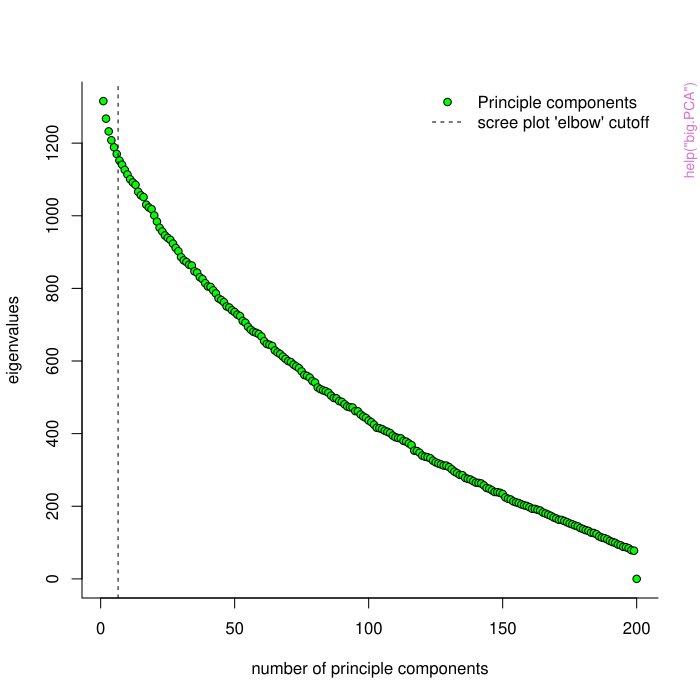

Generate this figure with R:
pkgname <- "bigpca"
source(file.path(R.home("share"), "R", "examples-header.R"))
options(warn = 1)
library('bigpca')

base::assign(".oldSearch", base::search(), pos = 'CheckExEnv')
base::assign(".old_wd", base::getwd(), pos = 'CheckExEnv')
cleanEx()
nameEx("PC.correct")
### * PC.correct

flush(stderr()); flush(stdout())

### Name: PC.correct
### Title: Correct a big.matrix by principle components
### Aliases: PC.correct

### ** Examples

orig.dir <- getwd(); setwd(tempdir()); # move to temporary dir
if(file.exists("testMyBig.bck")) { unlink(c("testMyBig.bck","testMyBig.dsc")) }
mat2 <- sim.cor(500,200,genr=function(n){ (runif(n)/2+.5) })
bmat2 <- as.big.matrix(mat2,backingfile="testMyBig.bck",
 descriptorfile="testMyBig.dsc",  backingpath = getwd())
## calculate PCA ##
rm(bmat2) 
unlink(c("testMyBig.bck","testMyBig.dsc"))
setwd(orig.dir) # reset working dir to original



cleanEx()
nameEx("big.PCA")
### * big.PCA

flush(stderr()); flush(stdout())

### Name: big.PCA
### Title: PCA/Singular Value Decomposition for big.matrix
### Aliases: big.PCA

### ** Examples

# create an example matrix and its transpose
min.dim <- 200; nvar <- 500; subset.size <- 50
mat <- matrix(rnorm(min.dim*nvar),ncol=min.dim) 
prv.large(mat)
t.mat <- t(mat)
# create two alternative covariance matrices
MMs <- t.mat %*% mat
MsM <- mat %*% t.mat
# run singular value decomposition
pca <- svd(mat)   
D <- pca$d # singular values (=sqrt(eigenvalues))
V <- pca$v # right singular vector
U <- pca$u # left singular vector
sig <- mat-mat; diag(sig) <- D; 
MMs2 <- V %*% (t(sig) %*% sig) %*% t(V)
sig <- t.mat-t.mat; diag(sig) <- D; 
MsM2 <- U %*% (sig %*% t(sig)) %*% t(U)
# show that the covariance matrices are equal to the functions of 
# the left and right singular vectors
prv(MMs,MsM); prv(MMs2,MsM2)
pr <- princomp(mat) # PCA using eigendecomposition of cov matrix
L <- matrix(rep(0,40000),ncol=200); diag(L) <- pr[[1]]^2 # eigenvalues as diag
mat2 <- (pr[[2]]) %*% L %*%  solve(pr[[2]]) # = eigenvectors * eigenvalues * inv(eigenvectors)
prv.large(cov(mat)); prv.large(mat2) #  == COVmat (may be slight tolerance differences)
## Now demonstrate the correlation between SVD and PCA ##
# the right singular vector is highly correlated with the pca loadings:
median(abs(diag(cor(V,pr[["loadings"]]))))
# the left singular vector is highly correlated with the pca scores (eigenvectors):
median(abs(diag(cor(U,pr[["scores"]]))))
cor(pr$sdev,D) # the singular values are equivalent to the eigenvalues

## MAIN EXAMPLES ##
orig.dir <- getwd(); setwd(tempdir()); # move to temporary dir
if(file.exists("testMyBig.bck")) { unlink(c("testMyBig.bck","testMyBig.dsc")) }
bmat <- as.big.matrix(mat,backingfile="testMyBig.bck",
 descriptorfile="testMyBig.dsc",  backingpath = getwd())
result <- big.PCA(bmat) #,verbose=TRUE)
headl(result)
# plot the eigenvalues with a linear fit line and elbow placed at 13
Eigv <- pca.scree.plot(result$Evalues,M=bmat,elbow=6,printvar=FALSE)
rm(bmat) 
unlink(c("testMyBig.bck","testMyBig.dsc"))
##  generate some data with reasonable intercorrelations ##
mat2 <- sim.cor(500,200,genr=function(n){ (runif(n)/2+.5) })
bmat2 <- as.big.matrix(mat2,backingfile="testMyBig2.bck",
 descriptorfile="testMyBig2.dsc",  backingpath = getwd())
# calculate PCA on decreasing subset size 
result2 <- big.PCA(bmat2,thin=FALSE)
normal <- result2$PCs; rm(result2)
result3 <- big.PCA(bmat2,thin=TRUE,keep=.5, pref="t1")
thinned <- result3$PCs; rm(result3)
result4 <- big.PCA(bmat2,thin=TRUE,keep=.5, pref="t2", how="cor")
corred <- result4$PCs; rm(result4)
result5 <- big.PCA(bmat2,thin=TRUE,keep=.5, pref="t3", how="pca")
pced <- result5$PCs; rm(result5)
result6 <- big.PCA(bmat2,thin=TRUE,keep=.2, pref="t4")
thinner <- result6$PCs; rm(result6)
## correlate the resulting PCs with the un-thinned PCs
cors.thin.with.orig <- apply(cor(normal,thinned),1,max)
cors.corred.with.orig <- apply(cor(normal,corred),1,max)
cors.pced.with.orig <- apply(cor(normal,pced),1,max)
cors.thinner.with.orig <-apply(cor(normal,thinner),1,max)
plot(cors.thin.with.orig,type="l",col="red",ylim=c(0,1))
lines(cors.thinner.with.orig,col="orange")
lines(cors.corred.with.orig,col="lightblue")
lines(cors.pced.with.orig,col="lightgreen")
# can see that the first component is highly preserved,
# and next components, somewhat preserved; try using different thinning methods
rm(bmat2) 
unlink(c("testMyBig2.bck","testMyBig2.dsc"))
setwd(orig.dir)



cleanEx()
nameEx("big.algebra.install.help")
### * big.algebra.install.help

flush(stderr()); flush(stdout())

### Name: big.algebra.install.help
### Title: Attempt to install the bigalgebra package
### Aliases: big.algebra.install.help

### ** Examples




cleanEx()
nameEx("big.select")
### * big.select

flush(stderr()); flush(stdout())

### Name: big.select
### Title: Select a subset of a big.matrix
### Aliases: big.select

### ** Examples

orig.dir <- getwd(); setwd(tempdir()); # move to temporary dir
if(file.exists("sel.bck")) { unlink(c("sel.bck","sel.dsc")) }
bmat <- generate.test.matrix(5,big.matrix=TRUE)
# take a subset of the big.matrix without using deepcopy
sel <- big.select(bmat,c(1,2,8),c(2:10),
 deepC=FALSE,verbose=TRUE, delete.existing=TRUE)
prv.big.matrix(sel)
# now select the same subset using row/column names from text files
writeLines(rownames(bmat)[c(1,2,8)],con="bigrowstemp.txt")
writeLines(colnames(bmat)[c(2:10)],con="bigcolstemp.txt")
sel <- big.select(bmat, "bigrowstemp.txt","bigcolstemp.txt", delete.existing=TRUE, pref="sel2")
prv.big.matrix(sel)
rm(bmat)
rm(sel)  
unlink(c("bigcolstemp.txt","bigrowstemp.txt","sel.RData","sel2.bck","sel2.dsc"))
setwd(orig.dir) # reset working dir to original



cleanEx()
nameEx("big.t")
### * big.t

flush(stderr()); flush(stdout())

### Name: big.t
### Title: Transpose function for big.matrix objects
### Aliases: big.t

### ** Examples

orig.dir <- getwd(); setwd(tempdir()); # move to temporary dir
if(file.exists("test.bck")) { unlink(c("test.bck","test.dsc")) }
bM <- filebacked.big.matrix(200, 500,
       dimnames = list(paste("r",1:200,sep=""), paste("c",1:500,sep="")),
       backingfile = "test.bck",  backingpath = getwd(), descriptorfile = "test.dsc")
bM[1:200,] <- replicate(500,rnorm(200))
prv.big.matrix(bM)
tbM <- big.t(bM,verbose=TRUE)
prv.big.matrix(tbM)
rm(tbM)
rm(bM)  
unlink(c("t.bigMat.RData","t.bigMat.bck","t.bigMat.dsc","test.bck","test.dsc"))
setwd(orig.dir)



cleanEx()
nameEx("bigpca-package")
### * bigpca-package

flush(stderr()); flush(stdout())

### Name: bigpca-package
### Title: PCA, Transpose and Multicore Functionality for 'big.matrix'
###   Objects
### Aliases: bigpca-package bigpca
### Keywords: package manip multivariate IO array

### ** Examples

#' # create a test big.matrix object (file-backed)
#' orig.dir <- getwd(); setwd(tempdir()); # move to temporary dir
#' bM <- filebacked.big.matrix(20, 50,
#'        dimnames = list(paste("r",1:20,sep=""), paste("c",1:50,sep="")),
#'        backingfile = "test.bck",  backingpath = getwd(), descriptorfile = "test.dsc")
#' bM[1:20,] <- replicate(50,rnorm(20))
#' prv.big.matrix(bM)
#' # now transpose
#' tbM <- big.t(bM,dir=getwd(),verbose=T)
#' prv.big.matrix(tbM,row=10,col=4)
#' colSDs <- bmcapply(tbM,2,sd,n.cores=10)
#' rowSDs <- bmcapply(bM,1,sd,n.cores=10) # use up to 10 cores if available
#' ##  generate some data with reasonable intercorrelations ##
#' mat <- sim.cor(500,200,genr=function(n){ (runif(n)/2+.5) })
#' bmat <- as.big.matrix(mat)
#' # calculate PCA 
#' result <- big.PCA(bmat)
#' corrected <- PC.correct(result2,bmat)
#' corrected2 <- PC.correct(result2,bmat,n.cores=5)
#' all.equal(corrected,corrected2)
#' rm(tbM); rm(bM);rm(result); 
#' rm(corrected);rm(corrected2); rm(bmat)
#' clear_active_bms() # delete big.matrix objects in memory
#' unlink(c("test.bck","test.dsc"))
#' setwd(orig.dir)



cleanEx()
nameEx("bmcapply")
### * bmcapply

flush(stderr()); flush(stdout())

### Name: bmcapply
### Title: A multicore 'apply' function for big.matrix objects
### Aliases: bmcapply

### ** Examples

orig.dir <- getwd(); setwd(tempdir()); # move to temporary dir
if(file.exists("test.bck")) { unlink(c("test.bck","test.dsc")) }
# set up a toy example of a big.matrix (functions most relevant when matrix is huge)
bM <- filebacked.big.matrix(20, 50,
       dimnames = list(paste("r",1:20,sep=""), paste("c",1:50,sep="")),
       backingfile = "test9.bck",  backingpath = getwd(), descriptorfile = "test9.dsc")
bM[1:20,] <- replicate(50,rnorm(20))
prv.big.matrix(bM)
# compare native bigmemory column-wise function to multicore [native probably faster]
v1 <- colsd(bM) # native bigmemory function
v2 <- bmcapply(bM,2,sd,n.cores=2) # use up to 2 cores if available
print(all.equal(v1,v2))
# compare row-means approaches
v1 <- rowMeans(as.matrix(bM))
v2 <- bmcapply(bM,1,mean,n.cores=2) # use up to 2 cores if available
v3 <- bmcapply(bM,1,rowMeans,use.apply=FALSE)
print(all.equal(v1,v2)); print(all.equal(v2,v3))
# example using a custom combine function; taking the mean of column means
weight.means.to.scalar <- function(...) { X <- list(...); mean(unlist(X)) }
v1 <- bmcapply(bM, 2, sd, combine.fn=weight.means.to.scalar)
v2 <- mean(colsd(bM))
print(all.equal(v1,v2))
## note that this function works with normal matrices, however, multicore
# operation is only likely to benefit speed when operations take more than 10 seconds
# so this function will mainly help using large matrices or intensive functions
test.size <- 5 # try increasing this number, or use more intensive function than sd()
# to test relative speed for larger matrices
M <- matrix(runif(10^test.size),ncol=10^(test.size-2)) # normal matrix
system.time(bmcapply(M,2,sd,n.cores=2)) # use up to 2 cores if available
system.time(apply(M,2,sd)) # 
rm(bM) 
unlink(c("test9.bck","test9.dsc"))
setwd(orig.dir)



cleanEx()
nameEx("clear_active_bms")
### * clear_active_bms

flush(stderr()); flush(stdout())

### Name: clear_active_bms
### Title: Function to clear big.matrix objects in the calling environment
### Aliases: clear_active_bms

### ** Examples

clear_active_bms(ignore.os=TRUE, only.culprits=FALSE, list.only=TRUE) # list those in memory



cleanEx()
nameEx("estimate.eig.vpcs")
### * estimate.eig.vpcs

flush(stderr()); flush(stdout())

### Name: estimate.eig.vpcs
### Title: Estimate the variance percentages for uncalculated eigenvalues
### Aliases: estimate.eig.vpcs

### ** Examples

nsamp <- 100; nvar <- 300; subset.size <- 25; elbow <- 6
mat <- matrix(rnorm(nsamp*nvar),ncol=nsamp) 
# or use: # mat <- crimtab-rowMeans(crimtab) ; subset.size <- 10 # crimtab centred
prv.large(mat)
pca <- svd(mat,nv=subset.size,nu=0) # calculates subset of V, but all D
require(irlba)
pca2 <- irlba(mat,nv=subset.size,nu=0) # calculates subset of V & D
pca3 <- princomp(mat,cor=TRUE) # calculates all
# number of eigenvalues for svd is the smaller dimension of the matrix
eig.varpc <- estimate.eig.vpcs(pca$d^2,M=mat)$variance.pcs
cat("sum of all eigenvalue-variances=",sum(eig.varpc),"\n")
print(eig.varpc[1:elbow])
# number of eigenvalues for irlba is the size of the subset if < min(dim(M))
eig.varpc <- estimate.eig.vpcs((pca2$d^2)[1:subset.size],M=mat)$variance.pcs
print(eig.varpc[1:elbow])  ## using 1/x model, underestimates total variance
eig.varpc <- estimate.eig.vpcs((pca2$d^2)[1:subset.size],M=mat,linear=TRUE)$variance.pcs
print(eig.varpc[1:elbow])  ## using linear model, closer to exact answer
eig.varpc <- estimate.eig.vpcs((pca3$sdev^2),M=mat)$variance.pcs
print(eig.varpc[1:elbow])  ## different analysis, but fairly similar var.pcs



cleanEx()
nameEx("generate.test.matrix")
### * generate.test.matrix

flush(stderr()); flush(stdout())

### Name: generate.test.matrix
### Title: Generate a test matrix of random data
### Aliases: generate.test.matrix

### ** Examples

orig.dir <- getwd(); setwd(tempdir()); # move to temporary dir
mat <- (generate.test.matrix(5)); prv(mat)
lst <- (generate.test.matrix(5,3,big.matrix=TRUE,file.name="bigtest"))
mat <- lst[[1]]; prv(mat); headl(lst[2:3]); 
unlink(unlist(lst[2:3]))
setwd(orig.dir) # reset working dir to original



cleanEx()
nameEx("get.big.matrix")
### * get.big.matrix

flush(stderr()); flush(stdout())

### Name: get.big.matrix
### Title: Retrieve a big.matrix object
### Aliases: get.big.matrix

### ** Examples

# set up a toy example of a big.matrix 
orig.dir <- getwd(); setwd(tempdir()); # move to temporary dir
if(file.exists("test.bck")) { unlink(c("test.bck","test.dsc")) }
bM <- filebacked.big.matrix(20, 50,
       dimnames = list(paste("r",1:20,sep=""), paste("c",1:50,sep="")),
       backingfile = "test.bck",  backingpath = getwd(), descriptorfile = "test.dsc")
bM[1:20,] <- replicate(50,rnorm(20))
# Now have a big matrix which can be retrieved using this function in 4 ways:
d.bM <- describe(bM)
save(d.bM,file="fn.RData")
bM1 <- get.big.matrix("test.dsc")
bM2 <- get.big.matrix(d.bM)
bM3 <- get.big.matrix("fn.RData")
bM4 <- get.big.matrix(bM)
prv.big.matrix(bM)
prv.big.matrix(bM1)
prv.big.matrix(bM2)
prv.big.matrix(bM3)
prv.big.matrix(bM4)
rm(bM) 
unlink(c("fn.RData","test.bck","test.dsc"))
setwd(orig.dir)



cleanEx()
nameEx("import.big.data")
### * import.big.data

flush(stderr()); flush(stdout())

### Name: import.big.data
### Title: Load a text file into a big.matrix object
### Aliases: import.big.data

### ** Examples

orig.dir <- getwd(); setwd(tempdir()); # move to temporary dir
# Collate all file names to use in this example #
all.fn <- c("rownames.txt","colnames.txt","functestdn.txt","funclongcol.txt","functest.txt",
 paste("rn",1:3,".txt",sep=""),paste("cn",1:3,".txt",sep=""),
 paste("split",1:3,".txt",sep=""),
 paste("splitmatCd",1:3,".txt",sep=""),paste("splitmatRd",1:3,".txt",sep=""),
 paste("splitmatC",1:3,".txt",sep=""), paste("splitmatR",1:3,".txt",sep=""))
any.already <- file.exists(all.fn)
if(any(any.already)) { 
 warning("files already exist in the working directory with the same names as some example files") }
# SETUP a test matrix and reference files # 
test.size <- 4 # try increasing this number for larger matrices
M <- matrix(runif(10^test.size),ncol=10^(test.size-2)) # normal matrix
write.table(M,sep="\t",col.names=FALSE,row.names=FALSE,
 file="functest.txt",quote=FALSE) # no dimnames
rown <- paste("rs",sample(10:99,nrow(M),replace=TRUE),sample(10000:99999,nrow(M)),sep="")
coln <- paste("ID",sample(1:9,ncol(M),replace=TRUE),sample(10000:99999,ncol(M)),sep="")
r.fn <- "rownames.txt"; c.fn <- "colnames.txt"
Mdn <- M; colnames(Mdn) <- coln; rownames(Mdn) <- rown
# with dimnames
write.table(Mdn,sep="\t",col.names=TRUE,row.names=TRUE,file="functestdn.txt",quote=FALSE) 
prv.large(Mdn)
writeLines(paste(as.vector(M)),con="funclongcol.txt")
in.fn <- "functest.txt"

### IMPORTING SIMPLE 1 FILE MATRIX ##
writeLines(rown,r.fn); writeLines(coln,c.fn)
#1. import without specifying row/column names
ii <- import.big.data(in.fn); prv.big.matrix(ii) # SLOWER without dimnames!
#2. import using row/col names from file
ii <- import.big.data(in.fn,cols.fn="colnames.txt",rows.fn="rownames.txt", pref="p1")
prv.big.matrix(ii)
#3. import by passing colnames/rownames as objects
ii <- import.big.data(in.fn, col.names=coln,row.names=rown, pref="p2")
prv.big.matrix(ii)

### IMPORTING SIMPLE 1 FILE MATRIX WITH DIMNAMES ##
#1. import without specifying row/column names, but they ARE in the file
in.fn <- "functestdn.txt"
ii <- import.big.data(in.fn, pref="p3"); prv.big.matrix(ii)

### IMPORTING SIMPLE 1 FILE MATRIX WITH MISORDERED rownames ##
rown2 <- rown; rown <- sample(rown);
# re-run test3 using in.fn with dimnames
ii <- import.big.data(in.fn, col.names=coln,row.names=rown, pref="p4")
prv.big.matrix(ii)
# restore rownames: 
rown <- rown2

### IMPORTING SIMPLE 1 FILE LONG FORMAT by columns ##
in.fn <- "funclongcol.txt"; #rerun test 2 # 
ii <- import.big.data(in.fn,cols.fn="colnames.txt",rows.fn="rownames.txt", pref="p5")
prv.big.matrix(ii)

### IMPORTING multifile LONG by cols ##
# create the dataset and references
splF <- factor(rep(c(1:3),ncol(M)*c(.1,.5,.4)))
colnL <- split(coln,splF); MM <- as.data.frame(t(M))
Ms2 <- split(MM,splF)
Ms2 <- lapply(Ms2,
   function(X) { X <- t(X); dim(X) <- c(nrow(M),length(X)/nrow(M)); X } )
# preview Ms2 - not run # lapply(Ms2,prv.large)
colfs <- paste("cn",1:length(colnL),".txt",sep="")
infs <- paste("split",1:length(colnL),".txt",sep="")
# create multiple column name files and input files
for(cc in 1:length(colnL)) { writeLines(colnL[[cc]],con=colfs[cc]) }
for(cc in 1:length(infs)) { 
  writeLines(paste(as.vector((Ms2[[cc]]))),con=infs[cc]) }
  
# Now test the import using colnames and rownames lists
ii <- import.big.data(infs, col.names=colnL,row.names=rown, pref="p6")
prv.big.matrix(ii)

### IMPORTING multifile MATRIX by rows ##
# create the dataset and references
splF <- factor(rep(c(1,2,3),nrow(M)*c(.1,.5,.4)))
rownL <- split(rown,splF)
Ms <- split(M,splF)
Ms <- lapply(Ms,function(X) { dim(X) <- c(length(X)/ncol(M),ncol(M)); X } )
# preview Ms - not run # lapply(Ms,prv.large)
# create multiple row name files and input files
rowfs <- paste("rn",1:length(rownL),".txt",sep="")
for(cc in 1:length(rownL)) { writeLines(rownL[[cc]],con=rowfs[cc]) }
infs <- paste("splitmatR",1:length(colnL),".txt",sep="")
for(cc in 1:length(infs)) { 
 write.table(Ms[[cc]],sep="\t",col.names=FALSE,row.names=FALSE,file=infs[cc],quote=FALSE) }
 
# Now test the import using colnames and rownames files
ii <- import.big.data(infs, col.names="colnames.txt",rows.fn=rowfs, pref="p7")
prv.big.matrix(ii)

# DELETE ALL FILES ##
unlink(all.fn[!any.already]) # prevent deleting user's files
## many files to clean up! ##
unlink(c("funclongcol.bck","funclongcol.dsc","functest.bck","functest.dsc",
 "functestdn.RData","functestdn.bck","functestdn.dsc","functestdn_file_rowname_list_check_this.txt",
 "split1.bck","split1.dsc","splitmatR1.bck","splitmatR1.dsc", paste0("p",2:7)))
setwd(orig.dir) # reset working dir to original



cleanEx()
nameEx("pca.scree.plot")
### * pca.scree.plot

flush(stderr()); flush(stdout())

### Name: pca.scree.plot
### Title: Make scree plots for any PCA
### Aliases: pca.scree.plot

### ** Examples

require(irlba)
nsamp <- 100; nvar <- 300; subset.size <- 25; elbow <- 6
mat <- matrix(rnorm(nsamp*nvar),ncol=nsamp) 
#this gives the full solution
pca <- svd(mat,nv=subset.size,nu=0)
pca2 <- irlba(mat,nv=subset.size,nu=0)
# show alternate fits for linear versus 1/x fit
pca.scree.plot((pca2$d^2)[1:subset.size],n.xax=100,add.fit.line=TRUE,
               min.dim=min(dim(mat)),linear=TRUE, elbow=6, ylim=c(0,1400))
pca.scree.plot((pca2$d^2)[1:subset.size],n.xax=100,add.fit.line=TRUE,
              min.dim=min(dim(mat)),linear=FALSE, elbow=40, ylim=c(0,1400))
subset.size <- 75
pca2 <- irlba(mat,nv=subset.size,nu=0)
pca.scree.plot((pca2$d^2)[1:subset.size],n.xax=100,add.fit.line=TRUE,
              min.dim=min(dim(mat)),linear=TRUE, elbow=6, ylim=c(0,1400))
pca.scree.plot((pca2$d^2)[1:subset.size],n.xax=100,add.fit.line=TRUE,
              min.dim=min(dim(mat)),linear=FALSE, elbow=40, ylim=c(0,1400))



cleanEx()
nameEx("prv.big.matrix")
### * prv.big.matrix

flush(stderr()); flush(stdout())

### Name: prv.big.matrix
### Title: Tidier display function for big matrix objects
### Aliases: prv.big.matrix

### ** Examples

orig.dir <- getwd(); setwd(tempdir()); # move to temporary dir
if(file.exists("test.bck")) { unlink(c("test.bck","test.dsc")) }
bM <- filebacked.big.matrix(20, 50,
       dimnames = list(paste("r",1:20,sep=""), paste("c",1:50,sep="")),
       backingfile = "test.bck",  backingpath = getwd(), descriptorfile = "test.dsc")
bM[1:20,] <- replicate(50,rnorm(20))
prv.big.matrix(bM)
prv.big.matrix(bM,rows=10,cols=4)
rm(bM) 
unlink(c("test.dsc","test.bck"))  # clean up files
setwd(orig.dir)



cleanEx()
nameEx("quick.elbow")
### * quick.elbow

flush(stderr()); flush(stdout())

### Name: quick.elbow
### Title: Quickly estimate the 'elbow' of a scree plot (PCA)
### Aliases: quick.elbow

### ** Examples

# correlated data
mat <- sim.cor(100,50)
result <- princomp(mat)
eig <- result$sdev^2
elb.a <- quick.elbow(eig)
pca.scree.plot(eig,elbow=elb.a,M=mat) 
elb.b <- quick.elbow(eig,low=.05) # decrease 'low' to select more components
pca.scree.plot(eig,elbow=elb.b,M=mat) 
# random (largely independent) data, usually higher elbow #
mat2 <- generate.test.matrix(5,3)
result2 <- princomp(mat2)
eig2 <- result2$sdev^2
elb2 <- quick.elbow(result2$sdev^2)
pca.scree.plot(eig2,elbow=elb2,M=mat2)



cleanEx()
nameEx("quick.pheno.assocs")
### * quick.pheno.assocs

flush(stderr()); flush(stdout())

### Name: quick.pheno.assocs
### Title: Quick association tests for phenotype
### Aliases: quick.pheno.assocs

### ** Examples

bmat <- generate.test.matrix(5,big.matrix=TRUE)
pheno <- rep(1,ncol(bmat)); pheno[which(runif(ncol(bmat))<.5)] <- 2
ids <- colnames(bmat); samp.inf <- data.frame(phenotype=pheno); rownames(samp.inf) <- ids
both <- quick.pheno.assocs(bmat,samp.inf); prv(both)
Fs <- quick.pheno.assocs(bmat,samp.inf,verbose=TRUE,p.values=FALSE); prv(Fs)
Ps <- quick.pheno.assocs(bmat,samp.inf,F.values=FALSE); prv(Ps)



cleanEx()
nameEx("select.least.assoc")
### * select.least.assoc

flush(stderr()); flush(stdout())

### Name: select.least.assoc
### Title: Select subset of rows least associated with a categorical
###   variable
### Aliases: select.least.assoc

### ** Examples

bmat <- generate.test.matrix(5,big.matrix=TRUE)
pheno <- rep(1,ncol(bmat)); pheno[which(runif(ncol(bmat))<.5)] <- 2
most.correl <- select.least.assoc(bmat,phenotype=pheno,least=FALSE)
least.correl <- select.least.assoc(bmat,phenotype=pheno,least=TRUE)
cor(bmat[least.correl,][1,],pheno)  # least correlated
cor(bmat[most.correl,][1,],pheno)  # most correlated



cleanEx()
nameEx("subcor.select")
### * subcor.select

flush(stderr()); flush(stdout())

### Name: subcor.select
### Title: Selection of the most correlated variable subset
### Aliases: subcor.select

### ** Examples

mat <- matrix(rnorm(200*2000),ncol=200)
bmat <- as.big.matrix(mat)
ii1 <- subcor.select(bmat,.05,rows=TRUE) # thin down to 5% of the rows
ii2 <- subcor.select(bmat,45,rows=FALSE) # thin down to 45 columns
prv(ii1,ii2)
# show that rows=T is equivalent to rows=F of the transpose (random must be FALSE)
ii1 <- subcor.select(mat,.4,rows=TRUE,random=FALSE)
ii2 <- subcor.select(t(mat),.4,rows=FALSE,random=FALSE)
print(all.equal(ii1,ii2))



cleanEx()
nameEx("subpc.select")
### * subpc.select

flush(stderr()); flush(stdout())

### Name: subpc.select
### Title: Selection of a representative variable subset
### Aliases: subpc.select

### ** Examples

mat <- matrix(rnorm(200*2000),ncol=200) # normal matrix
bmat <- as.big.matrix(mat)              # big matrix
ii <- subpc.select(bmat,.05,rows=TRUE) # thin down to 5% of the rows
ii <- subpc.select(bmat,45,rows=FALSE) # thin down to 45 columns
# show that rows=T is equivalent to rows=F of the transpose (random must be FALSE)
ii1 <- subpc.select(mat,.4,rows=TRUE,random=FALSE)
ii2 <- subpc.select(t(mat),.4,rows=FALSE,random=FALSE)
print(all.equal(ii1,ii2))



cleanEx()
nameEx("svn.bigalgebra.install")
### * svn.bigalgebra.install

flush(stderr()); flush(stdout())

### Name: svn.bigalgebra.install
### Title: Attempt to install the bigalgebra package using SVN
### Aliases: svn.bigalgebra.install

### ** Examples




cleanEx()
nameEx("thin")
### * thin

flush(stderr()); flush(stdout())

### Name: thin
### Title: Reduce one dimension of a large matrix in a strategic way
### Aliases: thin

### ** Examples

orig.dir <- getwd(); setwd(tempdir()); # move to temporary dir
if(file.exists("thin.bck")) { unlink(c("thin.bck","thin.dsc")) }
bmat <- generate.test.matrix(5,big.matrix=TRUE)
prv.big.matrix(bmat)
# make 5% random selection:
lmat <- thin(bmat, pref="th2")
prv.big.matrix(lmat)
# make 10% most orthogonal selection (lowest correlations):
lmat <- thin(bmat,.10,"cor",hi.cor=FALSE, pref="th3")
prv.big.matrix(lmat)
# make 10% most representative selection:
lmat <- thin(bmat,.10,"PCA",ret.obj=FALSE, pref="th4") # return file name instead of object
print(lmat)
prv.big.matrix(lmat)
# make 25% selection most correlated to phenotype
# create random phenotype variable
pheno <- rep(1,ncol(bmat)); pheno[which(runif(ncol(bmat))<.5)] <- 2
lmat <- thin(bmat,.25,"assoc",phenotype=pheno,least=FALSE,verbose=TRUE, pref="th5")
prv.big.matrix(lmat)
# tidy up temporary files:
rm(lmat) 
unlink(c("thin.bck","thin.dsc","thin.RData",paste0("th",2:5)))
setwd(orig.dir)



cleanEx()
nameEx("uniform.select")
### * uniform.select

flush(stderr()); flush(stdout())

### Name: uniform.select
### Title: Derive a subset of a large dataset
### Aliases: uniform.select

### ** Examples

mat <- matrix(rnorm(200*100),ncol=200)  # standard matrix
bmat <- as.big.matrix(mat)              # big.matrix
ii1 <- uniform.select(bmat,.05,rows=TRUE) # thin down to 5% of the rows
ii2 <- uniform.select(bmat,45,rows=FALSE,random=TRUE) # thin down to 45 columns
prv(ii1,ii2)



### * <FOOTER>
###
cleanEx()
options(digits = 7L)
base::cat("Time elapsed: ", proc.time() - base::get("ptime", pos = 'CheckExEnv'),"\n")
grDevices::dev.off()
###
### Local variables: ***
### mode: outline-minor ***
### outline-regexp: "\\(> \\)?### [*]+" ***
### End: ***
quit('no')
